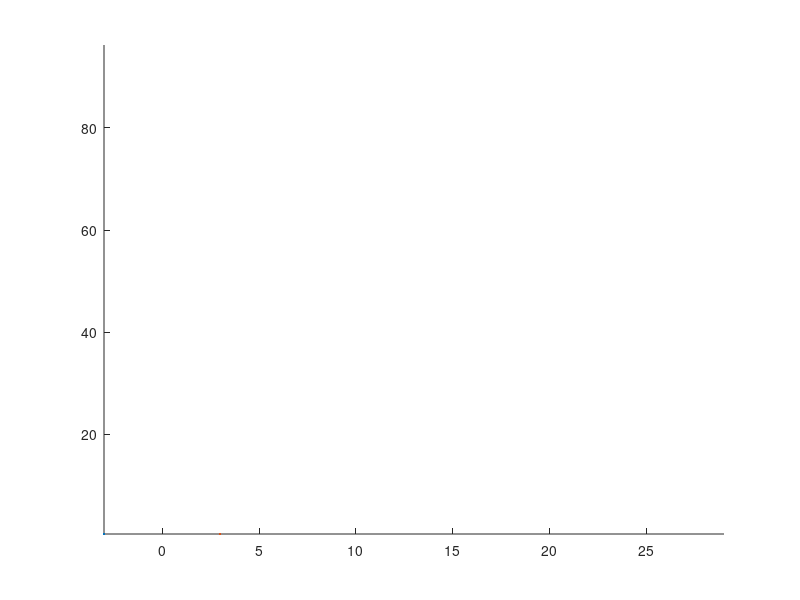

Recreate this plot in MATLAB. (Note: this script raises an error after producing the figure.)
%http://stackoverflow.com/questions/23688688/how-to-do-an-animated-plot-in-matlab

filename='Swervetest.gif'
A=importdata('Swervetest.txt');
left=A.data(1:end,1:2);
right=A.data(1:end,3:4);
xvals=A.data(1:end,[1 3]);
yvals=A.data(1:end,[2 4]);
close all
figure()
hold on
axis([min(xvals(:)) max(xvals(:)) min(yvals(:)) max(yvals(:))]);

leftplot=scatter(NaN,NaN,'.');
rightplot=scatter(NaN,NaN,'.');

for ii=1:10:length(xvals)
    set(leftplot, 'XData', left(1:ii,1), 'YData', left(1:ii,2));
    set(rightplot, 'XData', right(1:ii,1), 'YData', right(1:ii,2));
    drawnow
    frame = getframe(1);
    im = frame2im(frame);
    [imind,cm] = rgb2ind(im,256);
    if ii == 1;
        imwrite(imind,cm,filename,'gif','DelayTime',0,'Loopcount',inf);
    else
        imwrite(imind,cm,filename,'gif','DelayTime',0,'WriteMode','append');
    end
end